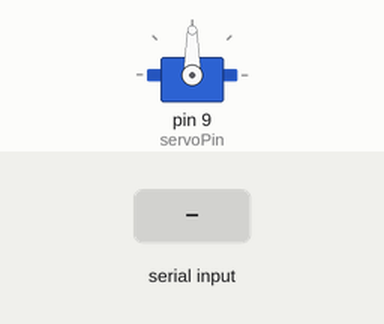
Simulated run of this sketch. Board: Arduino Uno, built with avr-gcc and run on an emulated ATmega328P. On the bench: servo. The inputs (shaded band) are chosen by the test bench.

Above: at 1.2 s.
1.3 s: "buka\n" received over Serial
At 3.1 s:
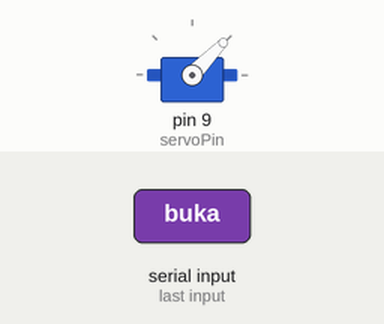
Timing chart, 0 to 4.6 s (numbered marks = the images above; inputs shaded):
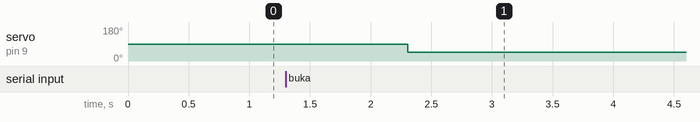

Measured:
- after the input at 1.3 s, servo on pin 9 (servoPin): 90° → 46° after 1.0 s

The sketch:

robot_arm_grabbing_axis.ino.ino
```cpp
#include <Servo.h>
int servoPos = 40;  // 30 to 46
int servoPin = 9;
String cmd;
Servo grabAxis;

void setup() {
  // put your setup code here, to run once:
Serial.begin(9600);
grabAxis.attach(servoPin);
}

void loop() {
  // put your main code here, to run repeatedly:
while(Serial.available()==0){

  }
cmd = Serial.readStringUntil('\r');
if (cmd == "buka"){
  grabAxis.write(30);
  }
else {
  grabAxis.write(46);
  }
}
```
